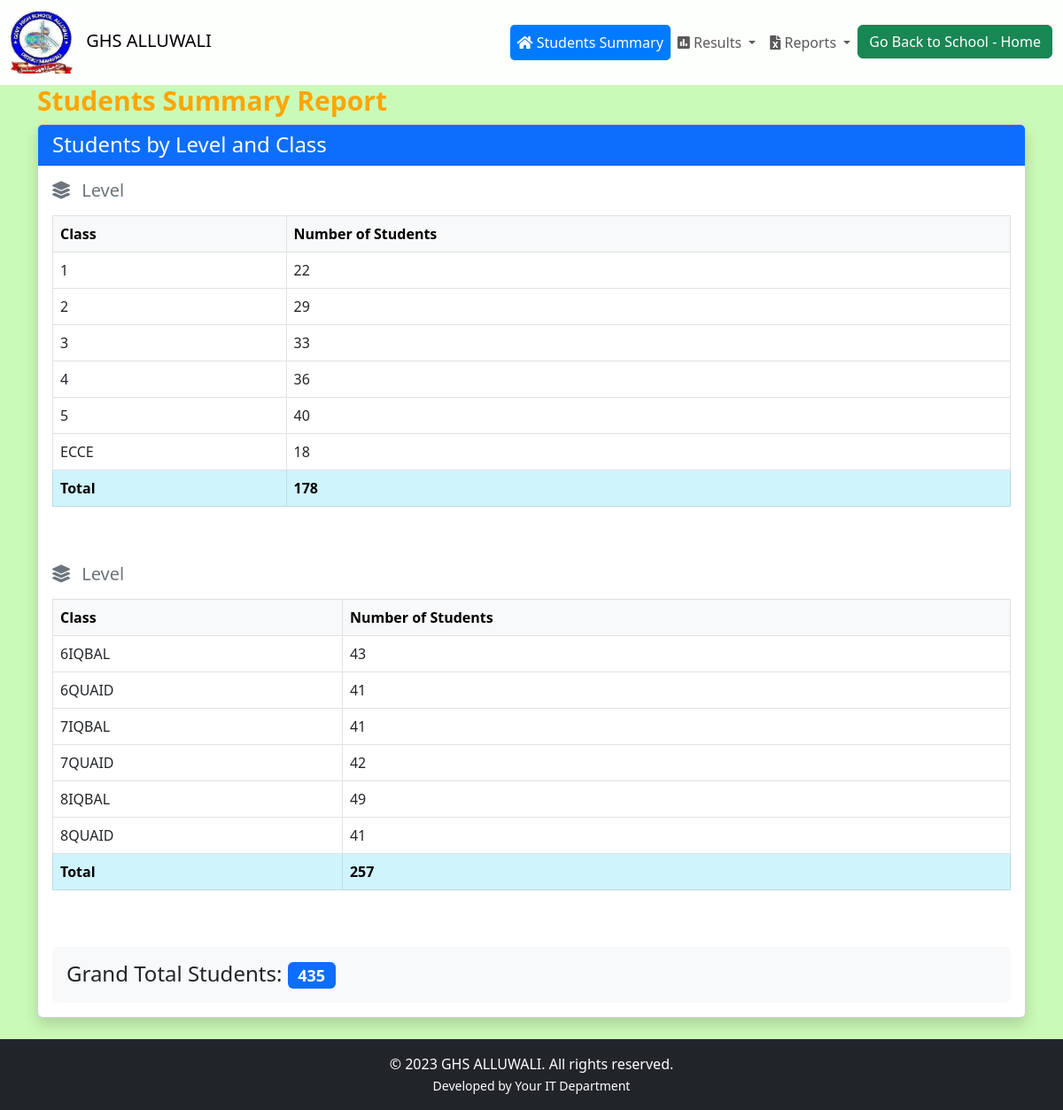
The app's page /results/ with its own data.
### result/models.py (models this page shows, shortened)
class Student(models.Model):
    name = models.CharField(max_length=100)
    father_name = models.CharField(max_length=100)
    roll_no = models.CharField(max_length=20)
    classs = models.CharField(max_length=20, choices=CLASS_CHOICES)
    level = models.CharField(max_length=20, choices=LEVEL_CHOICES)
    class Meta:
        unique_together = ('classs', 'level', 'roll_no')

### result/views.py (the view)
# urls.py: path('',views.home,name='home'),
def home(request):
    level_names = dict(LEVEL_CHOICES)
    class_names = dict(CLASS_CHOICES)
    summary_data = (
        Student.objects
        .values('level', 'classs')
        .annotate(count=Count('id'))
        .order_by('level', 'classs')
    )
    summary = {}
    for entry in summary_data:
        level_code = entry['level']
        class_code = entry['classs']
        if level_code not in summary:
            summary[level_code] = {
                'name': level_names.get(level_code, level_code),
                'classes': {},
                'total': 0
            }
        class_name = class_names.get(class_code, class_code)
        summary[level_code]['classes'][class_name] = entry['count']
        summary[level_code]['total'] += entry['count']
    sorted_summary = []
    for level_code, level_name in LEVEL_CHOICES:
        if level_code in summary:
            sorted_classes = sorted(
                summary[level_code]['classes'].items(),
                key=lambda x: x[0]  # Sort classes by name
            )
            sorted_summary.append({
                'name': summary[level_code]['name'],
                'classes': sorted_classes,
                'total': summary[level_code]['total']
            })
    grand_total = sum(level['total'] for level in sorted_summary)
    context = {
        'summary': sorted_summary,
        'grand_total': grand_total,
        'grand_total': grand_total  # This must exist in the context
    }
    return render(request, 'result/home.html', context)

### result/templates/result/home.html (shortened to what this page needs)
{% extends "result/base.html" %}
{% block content %}
<div class="container">
    <h2 class=""style="color:orange; font-weight:bold; font-size:30px;">Students Summary Report</h2>
    <div class="card shadow mb-4">
        <div class="card-header bg-primary text-white">
            <h4 class="mb-0" >Students by Level and Class</h4>
        </div>
        <div class="card-body">
            {% for level in summary %}
            <div class="level-section mb-5">
                <h3 class="h5 mb-3 text-secondary">
                    <i class="fas fa-layer-group me-2"></i>
                    {{ level.level_name }} Level
                </h3>
                <div class="table-responsive">
                    <table class="table table-bordered table-hover">
                        <thead class="table-light">
                            <tr>
                                <th>Class</th>
                                <th>Number of Students</th>
                            </tr>
                        </thead>
                        <tbody>
                            {% for class_name, count in level.classes %}
                            <tr>
                                <td>{{ class_name }}</td>
                                <td>{{ count }}</td>
                            </tr>
                            {% endfor %}
                            <tr class="table-info">
                                <td><strong>Total {{ level.level_name }}</strong></td>
                                <td><strong>{{ level.total }}</strong></td>
                            </tr>
                        </tbody>
                    </table>
                </div>
            </div>
            {% endfor %}
            <div class="total-section mt-4 p-3 bg-light rounded">
                <h4 class="mb-0">
                    Grand Total Students:
                    <span class="badge bg-primary">
                        {{ grand_total }}
                    </span>
                </h4>
            </div>
        </div>
    </div>
</div>
{% endblock %}

### result/templates/result/base.html (style rules this page uses)
* { margin: 0; padding: 0; }
body { background-color: rgb(202, 250, 183); display: flex; flex-direction: column; min-height: 100vh; margin: 0; }

### records on screen
Student: classs "ECCE", roll_no "18"
Student: classs "6IQBAL", roll_no "43"
Student: classs "6QUAID", roll_no "41"
Student: classs "7IQBAL", roll_no "41"
Student: classs "7QUAID", roll_no "42"
Student: classs "8QUAID", roll_no "41"

### other values on screen
{{ class_name }} "1" "2" "3" "4" "5" "8IQBAL"
{{ count }} "22" "29" "33" "36" "40" "49"
{{ level.total }} "178" "257"
{{ grand_total }} "435"
